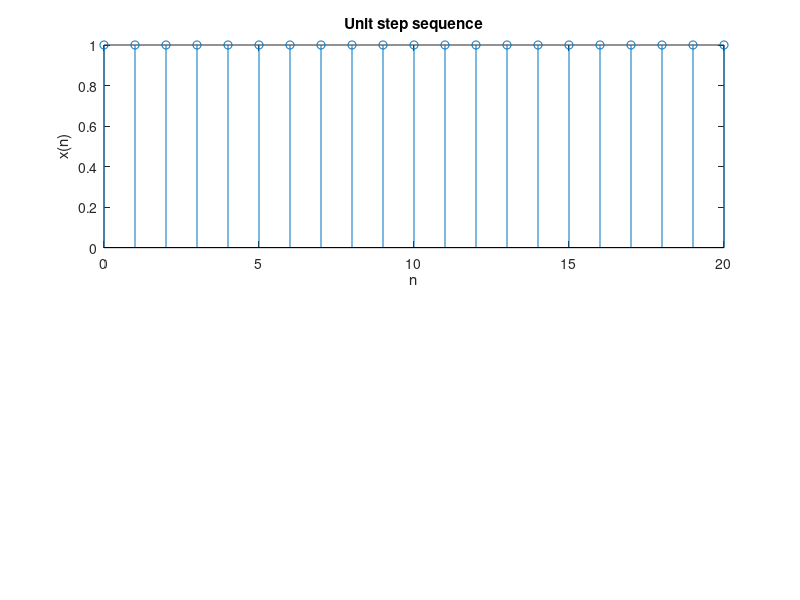

Write MATLAB code to recreate this figure.
%Unit Step Sequence
N=21;
x=ones(1,N);
n=0:N-1;
subplot(2,1,1);
stem(n, x);
xlabel('n');
ylabel('x(n)');
title('Unit step sequence');